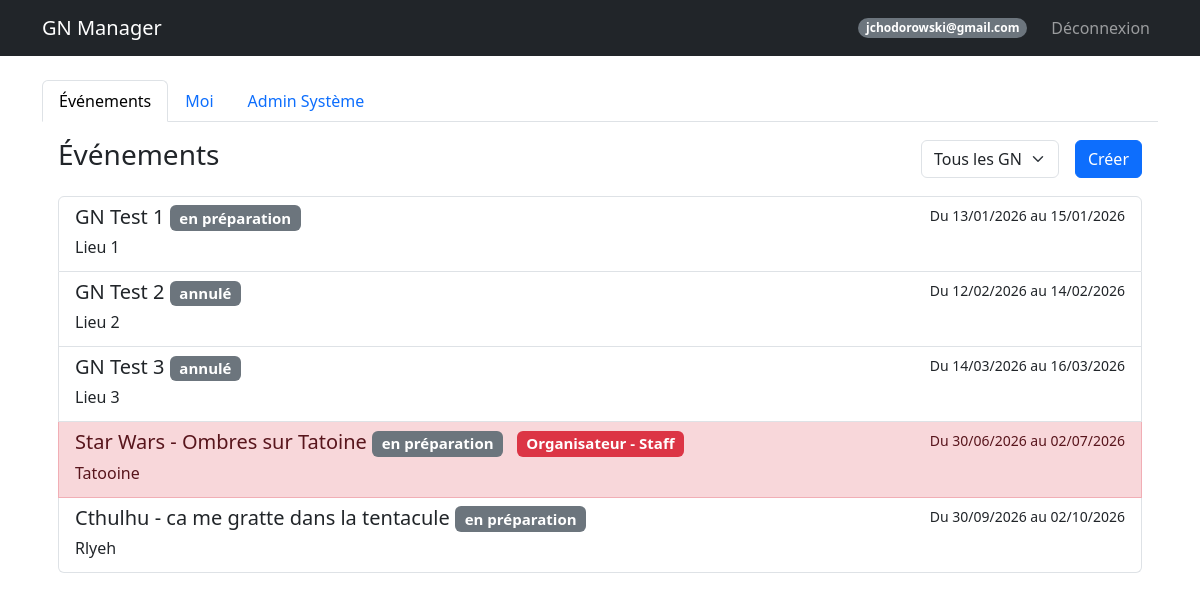
The page /dashboard (signed in) on the database its author committed.
### models.py (models this page shows, shortened)
class User(UserMixin, db.Model):
    id = db.Column(db.Integer, primary_key=True)
    email = db.Column(db.String(120), unique=True, nullable=False)
    password_hash = db.Column(db.String(128))
    nom = db.Column(db.String(80))
    prenom = db.Column(db.String(80))
    age = db.Column(db.Integer)
    genre = db.Column(db.String(20))
    avatar_url = db.Column(db.String(200))
    role = db.Column(db.String(20), default='user') # createur, sysadmin, user
    is_banned = db.Column(db.Boolean, default=False)
    is_deleted = db.Column(db.Boolean, default=False) # Soft delete
    @property
    def is_admin(self):
        return self.role in ['createur', 'sysadmin']

class Event(db.Model):
    id = db.Column(db.Integer, primary_key=True)
    name = db.Column(db.String(100), nullable=False)
    description = db.Column(db.Text) # Added
    date_start = db.Column(db.DateTime, nullable=False)
    date_end = db.Column(db.DateTime, nullable=False)
    location = db.Column(db.String(200))
    background_image = db.Column(db.String(200))
    visibility = db.Column(db.String(20), default='public') # public, private
    organizer_structure = db.Column(db.String(100))
    external_link = db.Column(db.String(255)) # Added (Google Forms)
    statut = db.Column(db.String(50), default='En préparation') # Added 'statut' as per user correctness
    groups_config = db.Column(db.Text, default='{"PJ": ["Peu importe"], "PNJ": ["Peu importe"], "Organisateur": ["Peu importe"]}') # JSON stored as string

class Participant(db.Model):
    id = db.Column(db.Integer, primary_key=True)
    event_id = db.Column(db.Integer, db.ForeignKey('event.id'), nullable=False)
    user_id = db.Column(db.Integer, db.ForeignKey('user.id'), nullable=False)
    type = db.Column(db.String(50)) # Organisateur, PJ, PNJ
    group = db.Column(db.String(50))
    role_id = db.Column(db.Integer, db.ForeignKey('role.id', use_alter=True, name='fk_participant_role'), nullable=True)
    role_communicated = db.Column(db.Boolean, default=False)
    role_received = db.Column(db.Boolean, default=False) # Added
    registration_status = db.Column(db.String(50), default='À valider') # Added
    payment_method = db.Column(db.String(50))
    payment_amount = db.Column(db.Float, default=0.0)
    payment_comment = db.Column(db.Text) # Added separate comment for payment if needed, or use generic comment
    comment = db.Column(db.Text)
    custom_image = db.Column(db.String(200))
    user = db.relationship('User', backref='participations')
    event = db.relationship('Event', backref='participants')
    role = db.relationship('Role', foreign_keys=[role_id], backref='participants_with_role')

### routes.py (the view)
@main.route('/dashboard')
@login_required
def dashboard():
    users_pagination = None
    if current_user.is_admin: # Uses the property we added
        page = request.args.get('page', 1, type=int)
        users_pagination = User.query.paginate(page=page, per_page=20, error_out=False)
    filter_type = request.args.get('filter', 'all')
    my_participations = Participant.query.filter_by(user_id=current_user.id).all()
    my_event_ids = [p.event_id for p in my_participations]
    my_roles = {p.event_id: p for p in my_participations} # Map event_id -> Participant object
    events = []
    now = datetime.now()
    if filter_type == 'mine':
        if my_event_ids:
            events = Event.query.filter(Event.id.in_(my_event_ids)).order_by(Event.date_start).all()
    elif filter_type == 'future':
        events = Event.query.filter(Event.date_start >= now).order_by(Event.date_start).all()
    elif filter_type == 'past':
        events = Event.query.filter(Event.date_end < now).order_by(Event.date_start.desc()).all()
    else:
        events = Event.query.order_by(Event.date_start).all()
    admin_view = request.args.get('admin_view')
    return render_template('dashboard.html', user=current_user, users_pagination=users_pagination, events=events, my_event_ids=my_event_ids, my_roles=my_roles, current_filter=filter_type, admin_view=admin_view)

### templates/dashboard.html (shortened to what this page needs)
{% extends "base.html" %}
{% block content %}
<ul class="nav nav-tabs" id="myTab" role="tablist">
    <li class="nav-item" role="presentation">
        <button class="nav-link {% if not admin_view %}active{% endif %}" id="events-tab" data-bs-toggle="tab"
            data-bs-target="#events" type="button" role="tab">Événements</button>
    </li>
    <li class="nav-item" role="presentation">
        <button class="nav-link" id="me-tab" data-bs-toggle="tab" data-bs-target="#me" type="button"
            role="tab">Moi</button>
    </li>
    {% if user.is_admin %}
    <li class="nav-item" role="presentation">
        <button class="nav-link {% if admin_view %}active{% endif %}" id="admin-tab" data-bs-toggle="tab"
            data-bs-target="#admin" type="button" role="tab">Admin Système</button>
    </li>
    {% endif %}
</ul>
<div class="tab-content" id="myTabContent">
    <div class="tab-pane fade p-3 {% if not admin_view %}show active{% endif %}" id="events" role="tabpanel">
        <div class="d-flex justify-content-between align-items-center mb-3">
            <h3>Événements</h3>
            <div class="d-flex gap-2">
                <form action="/dashboard" method="GET" class="d-flex align-items-center">
                    <select name="filter" class="form-select me-2" onchange="this.form.submit()">
                        <option value="all" {% if current_filter=='all' %}selected{% endif %}>Tous les GN</option>
                    </select>
                </form>
                <a href="/event/create" class="btn btn-primary">Créer</a>
            </div>
        </div>
        <div class="list-group">
            {% for e in events %}
            {% set participation = my_roles.get(e.id) %}
            {% set row_class = "" %}
            {% set badge_class = "" %}
            {% set badge_text = "" %}
            {% if participation %}
            {% if participation.type == 'organisateur' or participation.type == 'Organisateur' %}
            {% set row_class = "list-group-item-danger" %}
            {% set badge_class = "bg-danger" %}
            {% set badge_text = "Organisateur" %}
            {% elif participation.type == 'PJ' %}
            {% set row_class = "list-group-item-success" %}
            {% set badge_class = "bg-success" %}
            {% set badge_text = "PJ" %}
            {% elif participation.type == 'PNJ' %}
            {% set row_class = "list-group-item-primary" %}
            {% set badge_class = "bg-primary" %}
            {% set badge_text = "PNJ" %}
            {% else %}
            {% set row_class = "list-group-item-success" %}
            {% set badge_class = "bg-success" %}
            {% set badge_text = participation.type %}
            {% endif %}
            {% endif %}
            {% set status_color = "bg-secondary" %}
            {% if e.statut == "Événement en cours" %}
            {% set status_color = "bg-success" %}
            {% elif e.statut == "Terminé" %}
            {% set status_color = "bg-dark" %}
            {% elif e.statut == "Annulé" %}
            {% set status_color = "bg-danger" %}
            {% elif e.statut == "En préparation" %}
            {% set status_color = "bg-info text-dark" %}
            {% endif %}
            <a href="/event/{{ e.id }}" class="list-group-item list-group-item-action {{ row_class }}">
                <div class="d-flex w-100 justify-content-between">
                    <h5 class="mb-1">
                        {{ e.name }}
                        <span class="badge {{ status_color }}">{{ e.statut }}</span>
                        {% if participation %}
                        <span class="badge {{ badge_class }} ms-2">{{ badge_text }}
                            {% if participation.group and participation.group != 'Peu importe' %}
                            - {{ participation.group }}
                            {% endif %}
                        </span>
                        {% endif %}
                    </h5>
                    <small>Du {{ e.date_start.strftime('%d/%m/%Y') }} au {{ e.date_end.strftime('%d/%m/%Y') }}</small>
                </div>
                <p class="mb-1">{{ e.location }}</p>
            </a>
            {% else %}
            <p class="text-muted text-center mt-4">Aucun événement trouvé pour ce filtre.</p>
            {% endfor %}
        </div>
    </div>
        {% endblock %}

### templates/base.html (shortened to what this page needs)
<!DOCTYPE html>
<html lang="fr">
<head>
    <link href="https://cdn.jsdelivr.net/npm/bootstrap@5.3.0/dist/css/bootstrap.min.css" rel="stylesheet">
    <link rel="stylesheet" href="https://cdn.jsdelivr.net/npm/bootstrap-icons@1.11.3/font/bootstrap-icons.min.css">
</head>
<body>
    <nav class="navbar navbar-expand-lg navbar-dark bg-dark">
        <div class="container">
            <a class="navbar-brand" href="/">GN Manager</a>
            {% if current_user.is_authenticated %}
            <div class="navbar-nav ms-auto align-items-center">
                <span class="badge bg-secondary rounded-pill me-3">{{ current_user.email }}</span>
                <a class="nav-link" href="/logout">Déconnexion</a>
            </div>
            {% endif %}
        </div>
    </nav>
    <div class="container mt-4">
        {% block content %}{% endblock %}
</body>
</html>

### rows shown on the page
User: email "jchodorowski@gmail.com"
Event: name "GN Test 1", statut "en préparation", date_start "13/01/2026", date_end "15/01/2026", location "Lieu 1"
Event: name "GN Test 2", statut "annulé", date_start "12/02/2026", date_end "14/02/2026", location "Lieu 2"
Event: name "GN Test 3", statut "annulé", date_start "14/03/2026", date_end "16/03/2026", location "Lieu 3"
Event: name "Star Wars - Ombres sur Tatoine", statut "en préparation", badge_text "Organisateur", date_start "30/06/2026", date_end "02/07/2026", location "Tatooine"
Participant: group "Staff"
Event: name "Cthulhu - ca me gratte dans la tentacule", statut "en préparation", date_start "30/09/2026", date_end "02/10/2026", location "Rlyeh"
